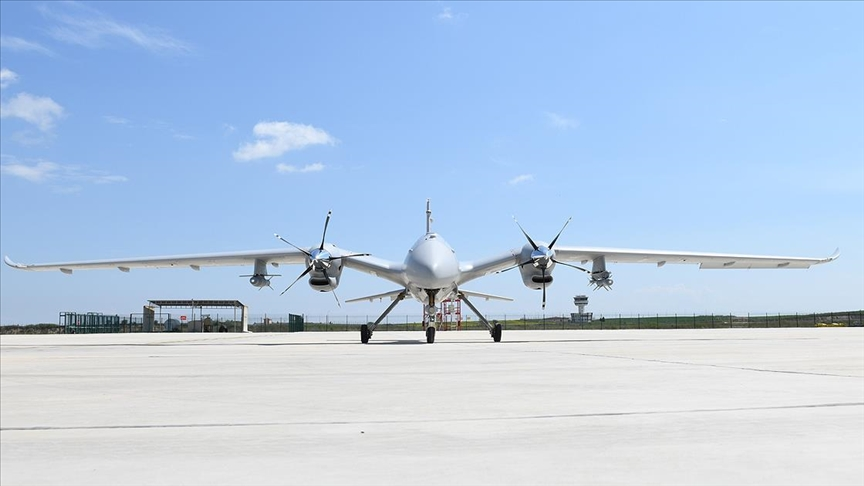
#> input picture ab.jpg, 864 x 486 px
$ python '14-görüntüyü yeniden boyutlandırma.py'
#> lines starting #> are read from the running program, lines starting #| are printed output that depends on the picture
import cv2
resim = cv2.imread("ab.jpg")
#> resim is the input picture: shape (486, 864, 3); mean B, G, R 228.8, 202.9, 181.2
r1 = cv2.resize(resim, (300, 300))  # 300 300 halegetirir
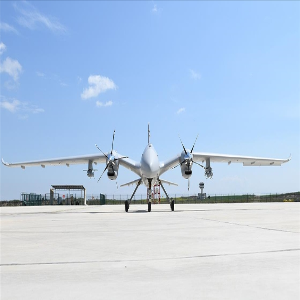
#> r1: shape (300, 300, 3); mean B, G, R 228.7, 202.9, 181.1
r2 = cv2.resize(resim, None, fx=1.5, fy=0.5)  # 1.5 kat x 0.5 kat y uzatır.
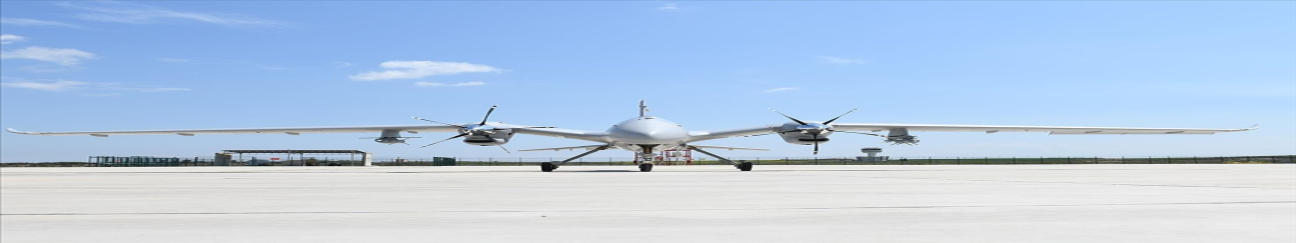
#> r2: shape (243, 1296, 3); mean B, G, R 228.8, 203, 181.2
# daha  duzgun cıkar
r3 = cv2.resize(resim, None, fx=1.2, fy=1.5, interpolation=cv2.INTER_CUBIC)
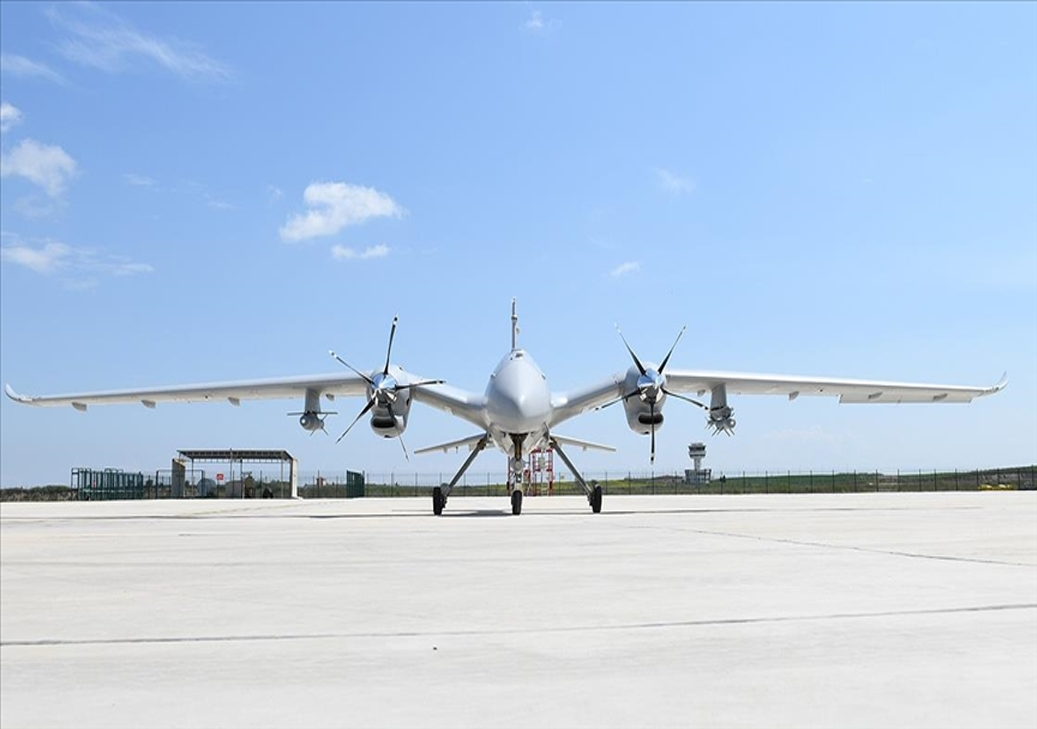
#> r3: shape (729, 1037, 3); mean B, G, R 228.7, 202.9, 181.2
cv2.imshow("resim", resim)
cv2.imshow("r1", r1)
cv2.imshow("r2", r2)
cv2.imshow("r3", r3)
cv2.waitKey(0)
cv2.destroyAllWindows()

$ run again, with aa.jpg copied over ab.jpg
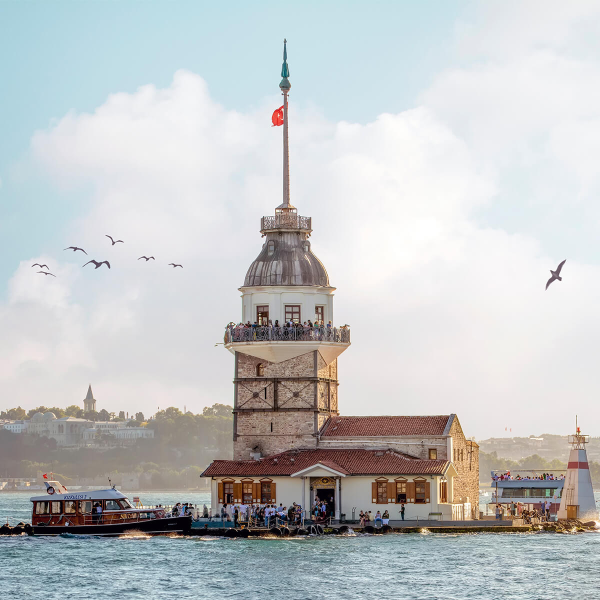
#> input picture aa.jpg, 1200 x 1200 px (shown at 1/2 size)
#> resim is the input picture: shape (1200, 1200, 3); mean B, G, R 196.7, 195.9, 193.5
#> `r2 = cv2.resize(resim, None, fx=1.5, fy=0.5)`:
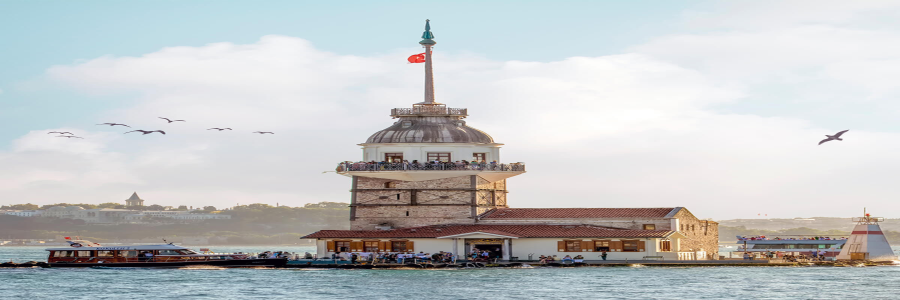
#> r2: shape (600, 1800, 3) (shown at 1/2 size); mean B, G, R 196.7, 195.9, 193.5
#> `r3 = cv2.resize(resim, None, fx=1.2, fy=1.5, interpolation=cv2.INTER_C..`:
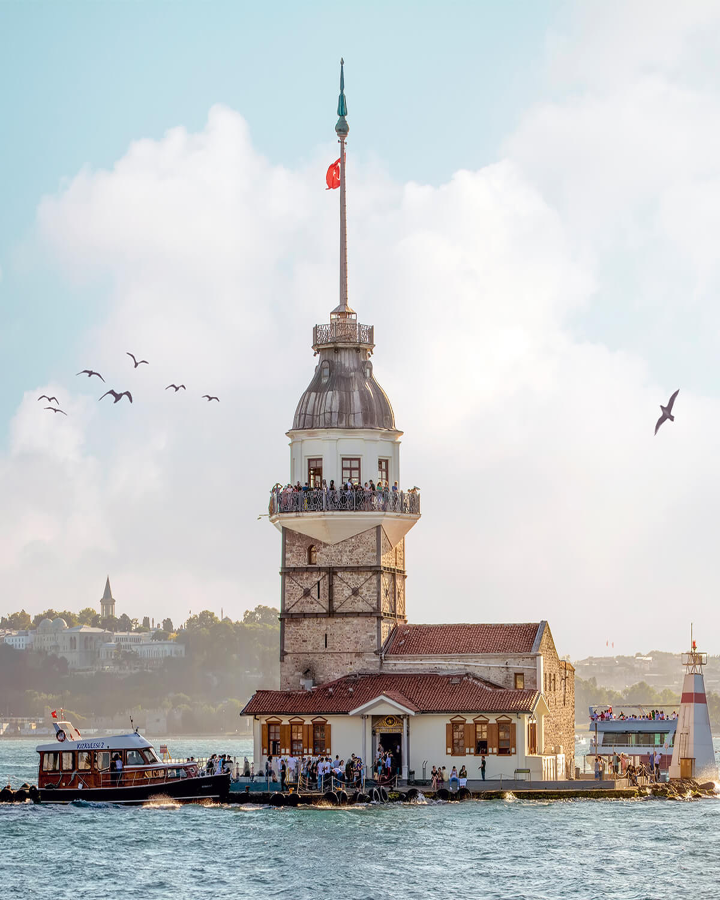
#> r3: shape (1800, 1440, 3) (shown at 1/2 size); mean B, G, R 196.8, 195.9, 193.5

$ run again, with goz-glokom.jpg copied over ab.jpg
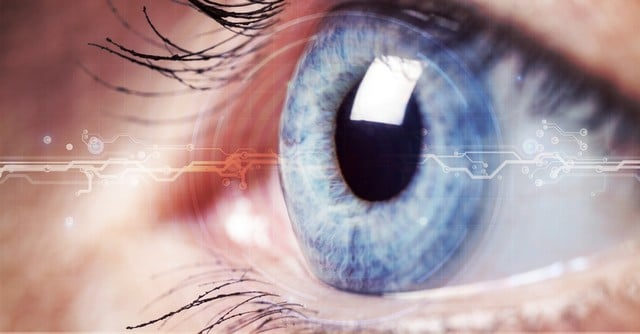
#> input picture goz-glokom.jpg, 640 x 334 px
#> resim is the input picture: shape (334, 640, 3); mean B, G, R 153.8, 149.8, 172.8
#> `r2 = cv2.resize(resim, None, fx=1.5, fy=0.5)`:
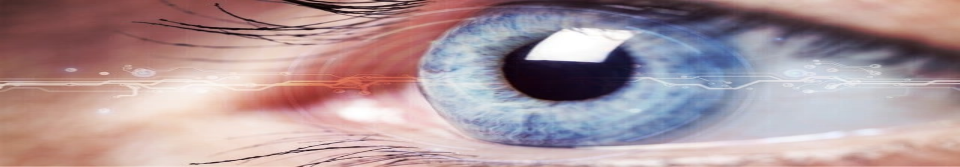
#> r2: shape (167, 960, 3); mean B, G, R 153.8, 149.8, 172.8
#> `r3 = cv2.resize(resim, None, fx=1.2, fy=1.5, interpolation=cv2.INTER_C..`:
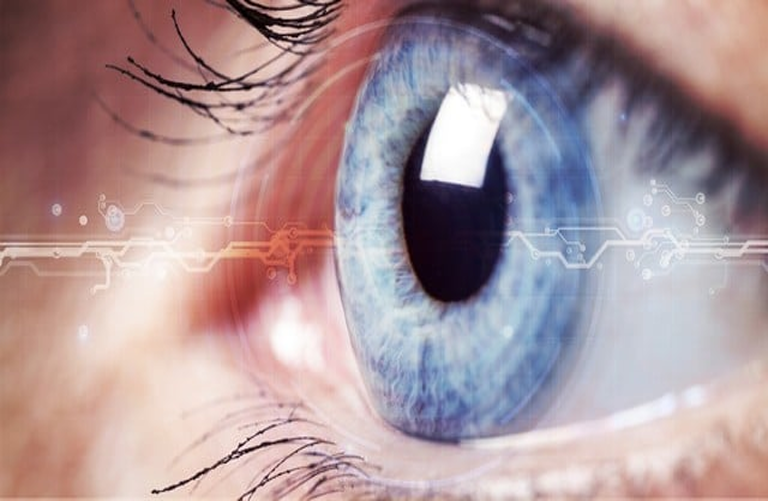
#> r3: shape (501, 768, 3); mean B, G, R 153.8, 149.8, 172.8
